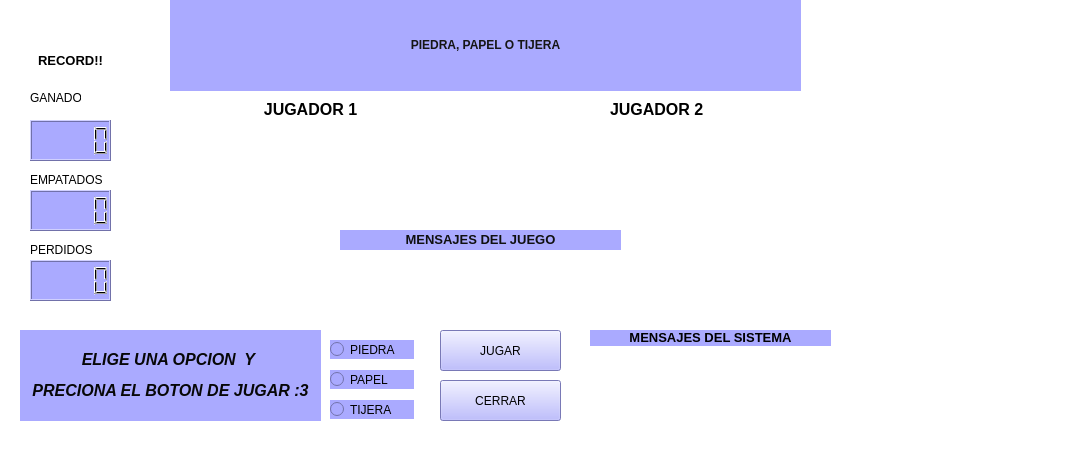
<?xml version="1.0" encoding="UTF-8"?>
<ui version="4.0">
 <class>VENTANA_PRINCIPAL</class>
 <widget class="QWidget" name="VENTANA_PRINCIPAL">
  <property name="geometry">
   <rect>
    <x>0</x>
    <y>0</y>
    <width>1088</width>
    <height>470</height>
   </rect>
  </property>
  <property name="windowTitle">
   <string>Form</string>
  </property>
  <property name="toolTip">
   <string>&lt;html&gt;&lt;head/&gt;&lt;body&gt;&lt;p align=&quot;center&quot;&gt;&lt;span style=&quot; color:#55ffff;&quot;&gt;&lt;br/&gt;&lt;/span&gt;&lt;/p&gt;&lt;/body&gt;&lt;/html&gt;</string>
  </property>
  <property name="styleSheet">
   <string notr="true">background-color: rgb(255, 255, 255);</string>
  </property>
  <widget class="QPushButton" name="BOTONDEJUGAR">
   <property name="geometry">
    <rect>
     <x>440</x>
     <y>330</y>
     <width>121</width>
     <height>41</height>
    </rect>
   </property>
   <property name="styleSheet">
    <string notr="true">font: 15 12pt &quot;Cambria&quot;;
color: rgb(0, 0, 0);
background-color: rgb(170, 170, 255);</string>
   </property>
   <property name="text">
    <string>JUGAR</string>
   </property>
  </widget>
  <widget class="QPushButton" name="BOTONDECERRAR">
   <property name="geometry">
    <rect>
     <x>440</x>
     <y>380</y>
     <width>121</width>
     <height>41</height>
    </rect>
   </property>
   <property name="styleSheet">
    <string notr="true">font: 75 12pt &quot;Cambria&quot;;
color: rgb(0, 0, 0);
background-color: rgb(170, 170, 255);</string>
   </property>
   <property name="text">
    <string>CERRAR</string>
   </property>
  </widget>
  <widget class="QLCDNumber" name="GANADOS">
   <property name="geometry">
    <rect>
     <x>30</x>
     <y>120</y>
     <width>81</width>
     <height>41</height>
    </rect>
   </property>
   <property name="styleSheet">
    <string notr="true">background-color: rgb(170, 170, 255);
color: rgb(255, 255, 255);
color: rgb(0, 0, 0);</string>
   </property>
  </widget>
  <widget class="QLCDNumber" name="EMPATADOS">
   <property name="geometry">
    <rect>
     <x>30</x>
     <y>190</y>
     <width>81</width>
     <height>41</height>
    </rect>
   </property>
   <property name="styleSheet">
    <string notr="true">color: rgb(170, 170, 255);
color: rgb(0, 0, 0);
background-color: rgb(170, 170, 255);</string>
   </property>
  </widget>
  <widget class="QLCDNumber" name="PERDIDOS">
   <property name="geometry">
    <rect>
     <x>30</x>
     <y>260</y>
     <width>81</width>
     <height>41</height>
    </rect>
   </property>
   <property name="styleSheet">
    <string notr="true">background-color: rgb(170, 170, 255);
color: rgb(0, 0, 0);</string>
   </property>
  </widget>
  <widget class="QLabel" name="label">
   <property name="geometry">
    <rect>
     <x>30</x>
     <y>90</y>
     <width>51</width>
     <height>16</height>
    </rect>
   </property>
   <property name="styleSheet">
    <string notr="true">color: rgb(0, 0, 0);</string>
   </property>
   <property name="text">
    <string>GANADOS</string>
   </property>
  </widget>
  <widget class="QLabel" name="label_2">
   <property name="geometry">
    <rect>
     <x>30</x>
     <y>170</y>
     <width>81</width>
     <height>20</height>
    </rect>
   </property>
   <property name="styleSheet">
    <string notr="true">color: rgb(0, 0, 0);</string>
   </property>
   <property name="text">
    <string>EMPATADOS</string>
   </property>
  </widget>
  <widget class="QLabel" name="label_3">
   <property name="geometry">
    <rect>
     <x>30</x>
     <y>240</y>
     <width>71</width>
     <height>20</height>
    </rect>
   </property>
   <property name="styleSheet">
    <string notr="true">color: rgb(0, 0, 0);</string>
   </property>
   <property name="text">
    <string>PERDIDOS</string>
   </property>
  </widget>
  <widget class="QLabel" name="label_4">
   <property name="geometry">
    <rect>
     <x>170</x>
     <y>0</y>
     <width>631</width>
     <height>91</height>
    </rect>
   </property>
   <property name="styleSheet">
    <string notr="true">font: 75 20pt &quot;Cambria&quot;;
background-color: rgb(170, 170, 255);</string>
   </property>
   <property name="text">
    <string>&lt;html&gt;&lt;head/&gt;&lt;body&gt;&lt;p align=&quot;center&quot;&gt;&lt;span style=&quot; font-weight:600; color:#151515;&quot;&gt;PIEDRA, PAPEL O TIJERA&lt;/span&gt;&lt;/p&gt;&lt;/body&gt;&lt;/html&gt;</string>
   </property>
  </widget>
  <widget class="QLabel" name="label_5">
   <property name="geometry">
    <rect>
     <x>20</x>
     <y>330</y>
     <width>301</width>
     <height>91</height>
    </rect>
   </property>
   <property name="styleSheet">
    <string notr="true">font: 75 italic 12pt &quot;Cambria&quot;;
background-color: rgb(170, 170, 255);</string>
   </property>
   <property name="text">
    <string>&lt;!DOCTYPE HTML PUBLIC &quot;-//W3C//DTD HTML 4.0//EN&quot; &quot;http://www.w3.org/TR/REC-html40/strict.dtd&quot;&gt;
&lt;html&gt;&lt;head&gt;&lt;meta name=&quot;qrichtext&quot; content=&quot;1&quot; /&gt;&lt;style type=&quot;text/css&quot;&gt;
p, li { white-space: pre-wrap; }
&lt;/style&gt;&lt;/head&gt;&lt;body style=&quot; font-family:'Cambria'; font-size:12pt; font-weight:72; font-style:italic;&quot;&gt;
&lt;p align=&quot;center&quot; style=&quot; margin-top:12px; margin-bottom:12px; margin-left:0px; margin-right:0px; -qt-block-indent:0; text-indent:0px;&quot;&gt;&lt;span style=&quot; font-weight:600; color:#070707;&quot;&gt;ELIGE UNA OPCION  Y &lt;/span&gt;&lt;/p&gt;
&lt;p align=&quot;center&quot; style=&quot; margin-top:12px; margin-bottom:12px; margin-left:0px; margin-right:0px; -qt-block-indent:0; text-indent:0px;&quot;&gt;&lt;span style=&quot; font-weight:600; color:#070707;&quot;&gt;PRECIONA EL BOTON DE JUGAR :3&lt;/span&gt;&lt;/p&gt;&lt;/body&gt;&lt;/html&gt;</string>
   </property>
  </widget>
  <widget class="QRadioButton" name="PIEDRA">
   <property name="geometry">
    <rect>
     <x>330</x>
     <y>340</y>
     <width>84</width>
     <height>19</height>
    </rect>
   </property>
   <property name="toolTip">
    <string>&lt;html&gt;&lt;head/&gt;&lt;body&gt;&lt;p&gt;&lt;span style=&quot; font-weight:600;&quot;&gt;PIEDRA&lt;/span&gt;&lt;/p&gt;&lt;/body&gt;&lt;/html&gt;</string>
   </property>
   <property name="styleSheet">
    <string notr="true">background-color: rgb(170, 170, 255);
color: rgb(0, 0, 0);</string>
   </property>
   <property name="text">
    <string>PIEDRA</string>
   </property>
  </widget>
  <widget class="QRadioButton" name="PAPEL">
   <property name="geometry">
    <rect>
     <x>330</x>
     <y>370</y>
     <width>84</width>
     <height>19</height>
    </rect>
   </property>
   <property name="styleSheet">
    <string notr="true">background-color: rgb(170, 170, 255);
color: rgb(0, 0, 0);</string>
   </property>
   <property name="text">
    <string>PAPEL</string>
   </property>
  </widget>
  <widget class="QRadioButton" name="TIJERA">
   <property name="geometry">
    <rect>
     <x>330</x>
     <y>400</y>
     <width>84</width>
     <height>19</height>
    </rect>
   </property>
   <property name="styleSheet">
    <string notr="true">background-color: rgb(170, 170, 255);
color: rgb(0, 0, 0);</string>
   </property>
   <property name="text">
    <string>TIJERA</string>
   </property>
  </widget>
  <widget class="QWidget" name="verticalLayoutWidget">
   <property name="geometry">
    <rect>
     <x>170</x>
     <y>120</y>
     <width>291</width>
     <height>101</height>
    </rect>
   </property>
   <layout class="QVBoxLayout" name="JUGADOR1"/>
  </widget>
  <widget class="QWidget" name="verticalLayoutWidget_2">
   <property name="geometry">
    <rect>
     <x>520</x>
     <y>120</y>
     <width>281</width>
     <height>101</height>
    </rect>
   </property>
   <layout class="QVBoxLayout" name="JUGADOR2"/>
  </widget>
  <widget class="QLabel" name="label_6">
   <property name="geometry">
    <rect>
     <x>250</x>
     <y>100</y>
     <width>121</width>
     <height>16</height>
    </rect>
   </property>
   <property name="styleSheet">
    <string notr="true">color: rgb(0, 0, 0);</string>
   </property>
   <property name="text">
    <string>&lt;html&gt;&lt;head/&gt;&lt;body&gt;&lt;p align=&quot;center&quot;&gt;&lt;span style=&quot; font-size:12pt; font-weight:600;&quot;&gt;JUGADOR 1&lt;/span&gt;&lt;/p&gt;&lt;/body&gt;&lt;/html&gt;</string>
   </property>
  </widget>
  <widget class="QLabel" name="label_7">
   <property name="geometry">
    <rect>
     <x>610</x>
     <y>100</y>
     <width>121</width>
     <height>16</height>
    </rect>
   </property>
   <property name="styleSheet">
    <string notr="true">color: rgb(0, 0, 0);</string>
   </property>
   <property name="text">
    <string>&lt;html&gt;&lt;head/&gt;&lt;body&gt;&lt;p&gt;&lt;span style=&quot; font-size:12pt; font-weight:600;&quot;&gt;JUGADOR 2&lt;/span&gt;&lt;/p&gt;&lt;/body&gt;&lt;/html&gt;</string>
   </property>
  </widget>
  <widget class="QWidget" name="verticalLayoutWidget_3">
   <property name="geometry">
    <rect>
     <x>590</x>
     <y>350</y>
     <width>241</width>
     <height>71</height>
    </rect>
   </property>
   <layout class="QVBoxLayout" name="MENSAJESDELSISTEMA"/>
  </widget>
  <widget class="QLabel" name="label_8">
   <property name="geometry">
    <rect>
     <x>590</x>
     <y>330</y>
     <width>241</width>
     <height>16</height>
    </rect>
   </property>
   <property name="styleSheet">
    <string notr="true">background-color: rgb(170, 170, 255);
color: rgb(0, 0, 0);</string>
   </property>
   <property name="text">
    <string>&lt;html&gt;&lt;head/&gt;&lt;body&gt;&lt;p align=&quot;center&quot;&gt;&lt;span style=&quot; font-size:10pt; font-weight:600;&quot;&gt;MENSAJES DEL SISTEMA&lt;/span&gt;&lt;/p&gt;&lt;/body&gt;&lt;/html&gt;</string>
   </property>
  </widget>
  <widget class="QWidget" name="verticalLayoutWidget_4">
   <property name="geometry">
    <rect>
     <x>170</x>
     <y>260</y>
     <width>631</width>
     <height>61</height>
    </rect>
   </property>
   <layout class="QVBoxLayout" name="MENSAJESDELJUEGO"/>
  </widget>
  <widget class="QLabel" name="label_9">
   <property name="geometry">
    <rect>
     <x>340</x>
     <y>230</y>
     <width>281</width>
     <height>20</height>
    </rect>
   </property>
   <property name="styleSheet">
    <string notr="true">background-color: rgb(170, 170, 255);</string>
   </property>
   <property name="text">
    <string>&lt;html&gt;&lt;head/&gt;&lt;body&gt;&lt;p align=&quot;center&quot;&gt;&lt;span style=&quot; font-size:10pt; font-weight:600; color:#101010;&quot;&gt;MENSAJES DEL JUEGO&lt;/span&gt;&lt;/p&gt;&lt;/body&gt;&lt;/html&gt;</string>
   </property>
  </widget>
  <widget class="QLabel" name="label_10">
   <property name="geometry">
    <rect>
     <x>0</x>
     <y>40</y>
     <width>141</width>
     <height>41</height>
    </rect>
   </property>
   <property name="styleSheet">
    <string notr="true">color: rgb(0, 0, 0);</string>
   </property>
   <property name="text">
    <string>&lt;html&gt;&lt;head/&gt;&lt;body&gt;&lt;p align=&quot;center&quot;&gt;&lt;span style=&quot; font-size:10pt; font-weight:600;&quot;&gt;RECORD!!&lt;/span&gt;&lt;/p&gt;&lt;/body&gt;&lt;/html&gt;</string>
   </property>
  </widget>
  <widget class="QLabel" name="label_11">
   <property name="geometry">
    <rect>
     <x>860</x>
     <y>40</y>
     <width>191</width>
     <height>171</height>
    </rect>
   </property>
   <property name="text">
    <string/>
   </property>
   <property name="textFormat">
    <enum>Qt::PlainText</enum>
   </property>
   <property name="pixmap">
    <pixmap>IMAGENES/IMAGEN_PROYECTO.jpg</pixmap>
   </property>
   <property name="scaledContents">
    <bool>true</bool>
   </property>
  </widget>
  <widget class="QLabel" name="label_12">
   <property name="geometry">
    <rect>
     <x>850</x>
     <y>260</y>
     <width>211</width>
     <height>141</height>
    </rect>
   </property>
   <property name="text">
    <string/>
   </property>
   <property name="pixmap">
    <pixmap>IMAGENES/CONTROL.jpg</pixmap>
   </property>
   <property name="scaledContents">
    <bool>true</bool>
   </property>
  </widget>
 </widget>
 <resources/>
 <connections/>
</ui>
